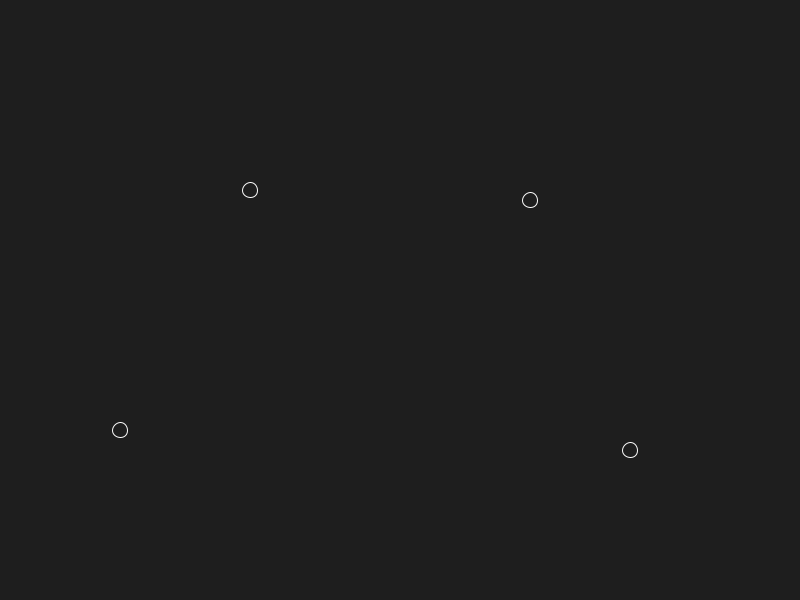
Frame 1 (no input)
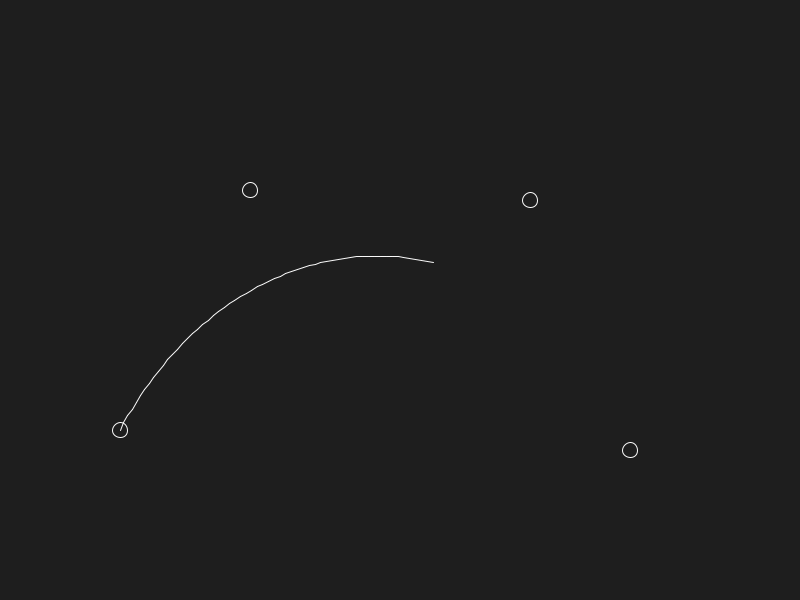
Frame 60 (the mouse pressed at the canvas centre just before this capture)
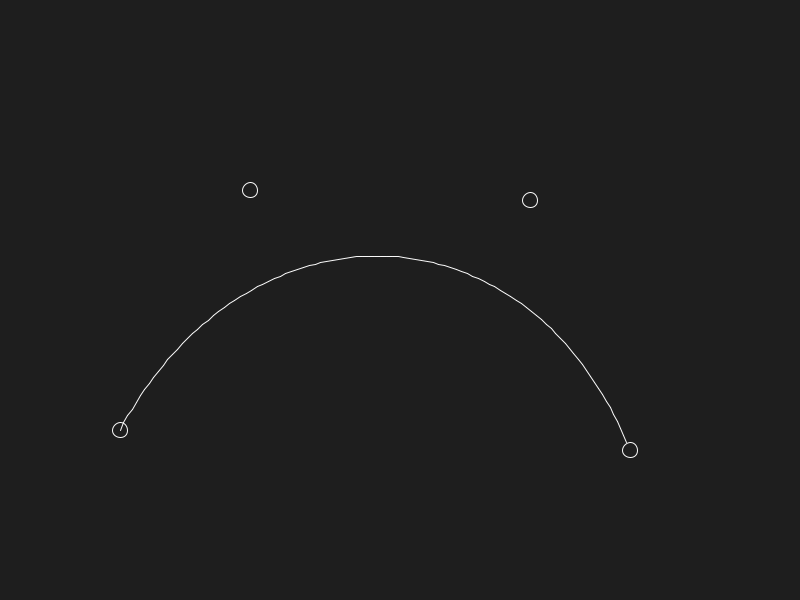
Frame 120 (the mouse held since frame 60 and released just before this capture)

The Processing sketch that drew these frames (run headless with seeded random() and noise(); from frame 60 on, the mouse is pressed at the canvas centre):

// Processing sketch: X077_InitBezier
// ── X077_InitBezier.pde
// 1.8.18
//
// Init Bezier
//
// Getting acquainted with Bezier curves
//
// - Animates the drawing of the curve by steps
// - Press any key to resetart

ArrayList<PVector> ac_points;
PVector a1 = new PVector(120, 430);
PVector c1 = new PVector(250, 190);
PVector c2 = new PVector(530, 200);
PVector a2 = new PVector(630, 450);
float radius = 20;

PVector current_point;

int steps = 100;
ArrayList<PVector> step_points;

int index = 0;

void setup() {
  size(800, 600);
  background(30);
  stroke(250);
  noFill();
  
  ac_points = new ArrayList<PVector>();
  ac_points.add(a1);
  ac_points.add(c1);
  ac_points.add(c2);
  ac_points.add(a2);
  
  step_points = new ArrayList<PVector>();
  initStepPoints();
}

void draw() {
  background(30);
  drawPoints(ac_points, 15);
  drawBezierSegment(index);
  delay(50);
  if (index < steps) {
    index++;
  }
}

//////////////////

void initStepPoints() {
  for (int i = 0; i < steps; i++) {
    float t = i / float(steps);
    float x = bezierPoint(a1.x, c1.x, c2.x, a2.x, t);
    float y = bezierPoint(a1.y, c1.y, c2.y, a2.y, t);
    step_points.add(new PVector(x, y));
  }
}

void drawBezierSegment(int index) {
  PVector prev = step_points.get(0);
  for (int i = 1; i < index; i++) {
    PVector current = step_points.get(i);
    line(prev.x, prev.y, current.x, current.y);
    prev = current;
  }
}

void drawPoints(ArrayList<PVector> pts, float r) {
  for (PVector p : pts) {
    ellipse(p.x, p.y, r, r);
  }
}

void drawBezier() {
  bezier(a1.x, a1.y, c1.x, c1.y, c2.x, c2.y, a2.x, a2.y);
}

PVector getPoint(float x, float y) {
  for (PVector p : ac_points) {
    if (dist(x, y, p.x, p.y) < radius)
      return p;
  }
  return null;
}

void keyPressed() {
  index = 0;
}

void mousePressed() {
  PVector p = getPoint(mouseX, mouseY);
  if (p != null) {
    current_point = p;
  }
}

void mouseDragged() {
  current_point.x = mouseX;
  current_point.y = mouseY;
}

void mouseReleased() {
  step_points.clear();
  initStepPoints();
}
